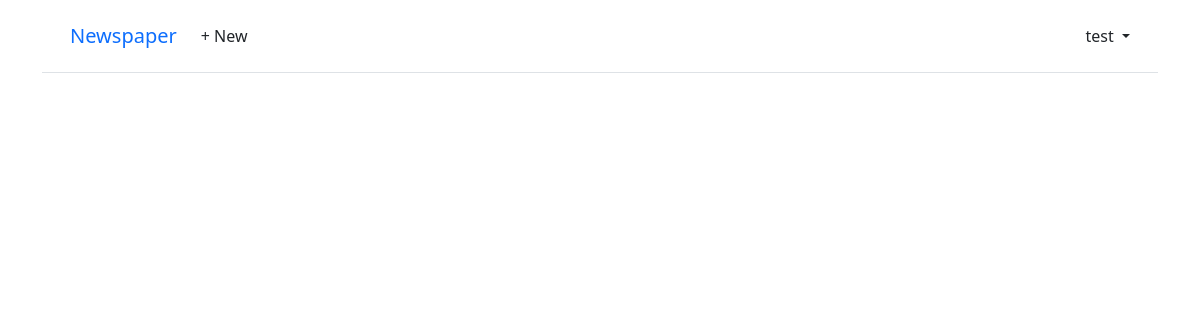
The page /articles/ (signed in) on the database as committed earlier.
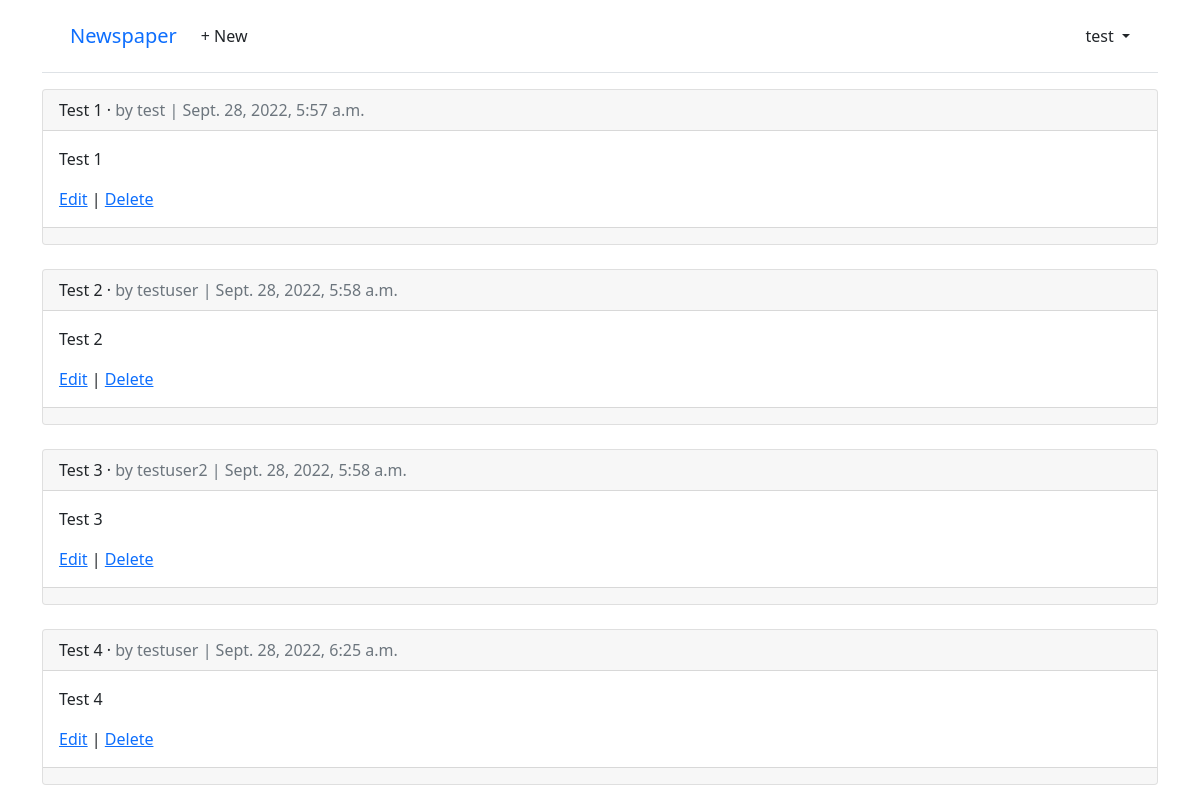
The same page on the database as committed later.
### articles/models.py (models this page shows, shortened)
class Article(models.Model):
  title = models.CharField(max_length=255)
  body = models.TextField()
  date = models.DateTimeField(auto_now_add=True)
  author = models.ForeignKey(settings.AUTH_USER_MODEL, on_delete=models.CASCADE)

### accounts/models.py (models this page shows)
class CustomUser(AbstractUser):
  age = models.PositiveIntegerField(null=True, blank=True)

### articles/views.py (the view)
# urls.py: path("", ArticleListView.as_view(),
class ArticleListView(LoginRequiredMixin, ListView):
  model = Article
  template_name = "article_list.html"

### templates/article_list.html (shortened to what this page needs)
{% extends "base.html" %}
{% block content %}
{% for article in article_list %}
  <div class="card">
    <div class="card-header">
      <span class="font-weight-bold">{{ article.title }}</span> &middot;
      <span class="text-muted">by {{ article.author }} |
      {{ article.date }}</span>
    </div>
    <div class="card-body">
      <p>{{ article.body }}</p>
      <a href="{% url 'article_edit' article.pk %}">Edit</a> |
      <a href="{% url 'article_delete' article.pk %}">Delete</a>
    </div>
    <div class="card-footer">
    </div>
  </div>
  <br />
{% endfor %}
{% endblock content %}

Rows that differ between the two databases and show on the page:
added Article: title "Test 1", author "test", date "Sept. 28, 2022, 5:57 a.m.", body "Test 1"
added Article: title "Test 2", author "testuser", date "Sept. 28, 2022, 5:58 a.m.", body "Test 2"
added Article: title "Test 3", author "testuser2", date "Sept. 28, 2022, 5:58 a.m.", body "Test 3"
added Article: title "Test 4", author "testuser", date "Sept. 28, 2022, 6:25 a.m.", body "Test 4"
